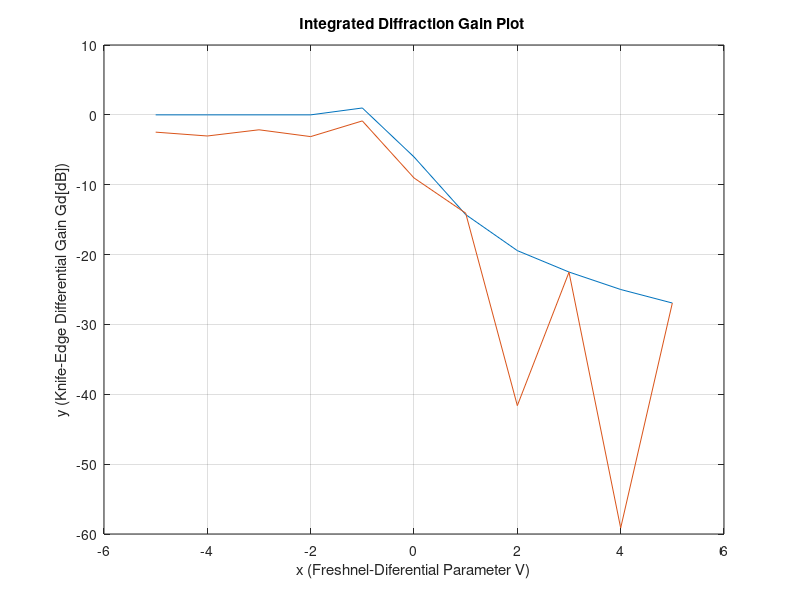

This figure's MATLAB source:
%*********************************************************************
%***Program coded by: Danda B. Rawat
%***Department: ECE, ODU, Norfolk, VA, USA
%***Date: 02/06/2007
%***Modified: 02/06/2007
%***Email: drawaat@gmail.com
%*********************************************************************
%***Assignment Number 1: Problem Number 3(1)
%***This program calculate the attenuation factor introduced by Knife-edge 
%***diffraction using complex Fresnel integral.
%**************************************************************************

close all
clear all

mue=-5:5; % value of mue
inde=0; 
for vmuer=-5:5
inde=inde+1;
intFe=quad('exp((-j*pi*x.^2)/2)',vmuer,20); %Integration of the function used in integral part of Complex Fresnel Integral
fe=abs((0.5+0.5*1j)*intFe ); %Complex Fresnel Integral.
Gdb_e(inde)=20*log10(fe); %attenuation factor introduced by Knife-edge diffraction
end

%*********************************************************************
%***Assignment Number 1: Problem Number 3(2)
%***This program calculate and plot the approximate attenuation factor introduced by Knife-edge 
%***diffraction using complex Fresnel integral.
%**************************************************************************

i=0;
LL=-5;
UL=5;
v=LL:UL;
for vn=LL:UL
i=i+1;

if(vn < -1.0)
	Gdb(i)=0;
elseif( vn <= 0)
	Gdb(i)=20*log10(0.5-0.62*vn);
elseif(vn <= 1)
	Gdb(i)=20*log10(0.5*exp(-0.95*vn));
elseif(vn <= 2.4)
	Gdb(i)=20*log10(0.4-sqrt(0.1184-(0.38-0.1*vn).^2));
else
	Gdb(i)=20*log10(0.225/vn);
end
end

figure
plot(v,Gdb,mue,Gdb_e)
xlabel('x (Freshnel-Diferential Parameter V)'); 
ylabel('y (Knife-Edge Differential Gain Gd[dB])'); 
title('Integrated Diffraction Gain Plot '); 
% gtext('Plot with approximation') 
% gtext('Plot without approximation') 
grid on
